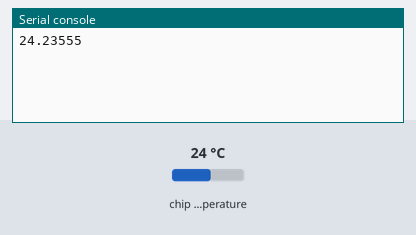
Bench run of a program on a simulated Raspberry Pi Pico running MicroPython. Shown: the last lines printed to the serial console. The inputs (shaded band) are chosen by the test bench; at power-on: chip temperature 24 °C.

Above: at 1.2 s.
1.3 s: chip temperature set to 1 °C
At 3.3 s:
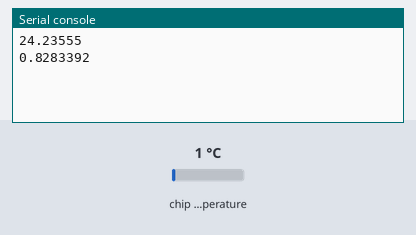
4.0 s: chip temperature set to 11 °C
At 4.9 s:
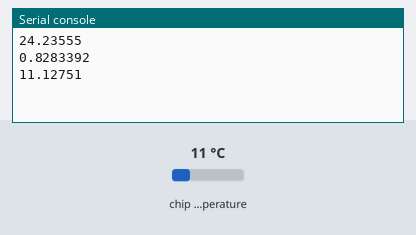
Timing chart, 0 to 7.0 s (numbered marks = the images above; inputs shaded):
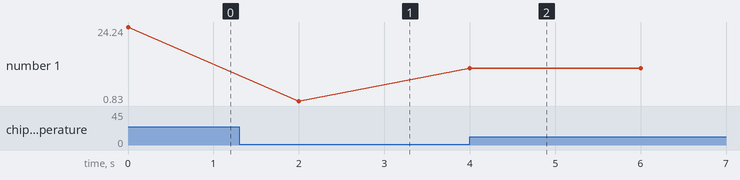

Measured:
- after the input at 1.3 s, the serial console: prints a new line after 0.70 s (image 1)
- after the input at 4.0 s, the serial console: prints a new line at once (image 2)
- plotted number 1: 24.24 → 0.83 after the input at 1.3 s, 0.83 → 11.13 after the input at 4.0 s

The program:

main.py
```python
## Código
# Revisado por Aquino Villegas Daniel 18212144

from machine import Pin
import utime

sensor_temp = machine.ADC(4)
conversion_factor = 3.3 / (65535)

while True:
    reading = sensor_temp.read_u16() * conversion_factor
    temperature = 27 - (reading - 0.706)/0.001721
    print(temperature)
    utime.sleep(2)
```
